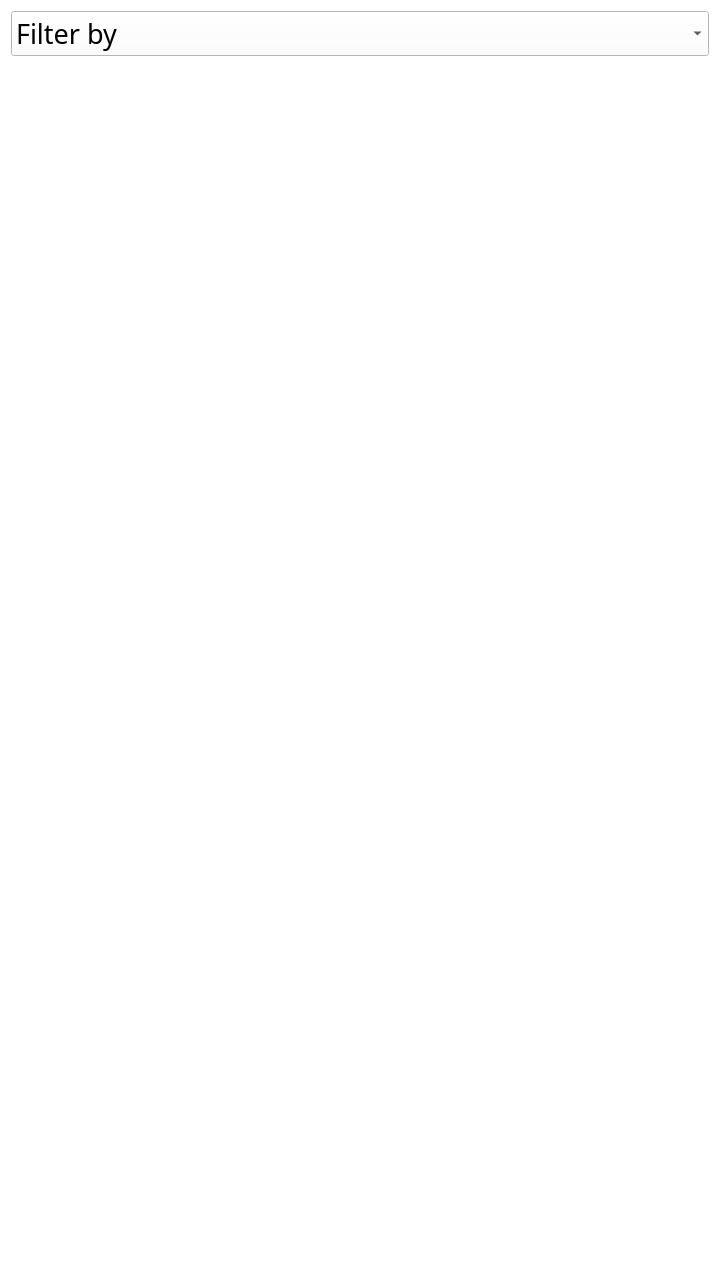
<?xml version="1.0" encoding="UTF-8"?>
<ui version="4.0">
 <class>Form</class>
 <widget class="QWidget" name="Form">
  <property name="geometry">
   <rect>
    <x>0</x>
    <y>0</y>
    <width>720</width>
    <height>1288</height>
   </rect>
  </property>
  <property name="windowTitle">
   <string>Form</string>
  </property>
  <property name="autoFillBackground">
   <bool>false</bool>
  </property>
  <property name="styleSheet">
   <string notr="true">background-color: white;</string>
  </property>
  <layout class="QGridLayout" name="gridLayout">
   <item row="0" column="0" alignment="Qt::AlignTop">
    <widget class="QComboBox" name="comboBox">
     <property name="font">
      <font>
       <family>KacstPen</family>
       <pointsize>20</pointsize>
      </font>
     </property>
     <item>
      <property name="text">
       <string>Filter by</string>
      </property>
     </item>
    </widget>
   </item>
   <item row="1" column="0">
    <widget class="QWidget" name="widget" native="true">
     <layout class="QGridLayout" name="gridLayout_2"/>
    </widget>
   </item>
  </layout>
 </widget>
 <resources/>
 <connections/>
</ui>
